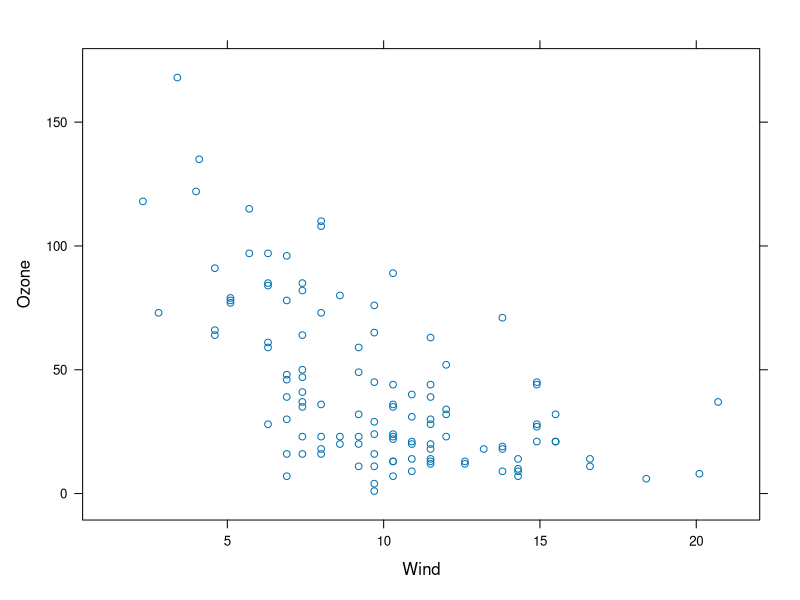
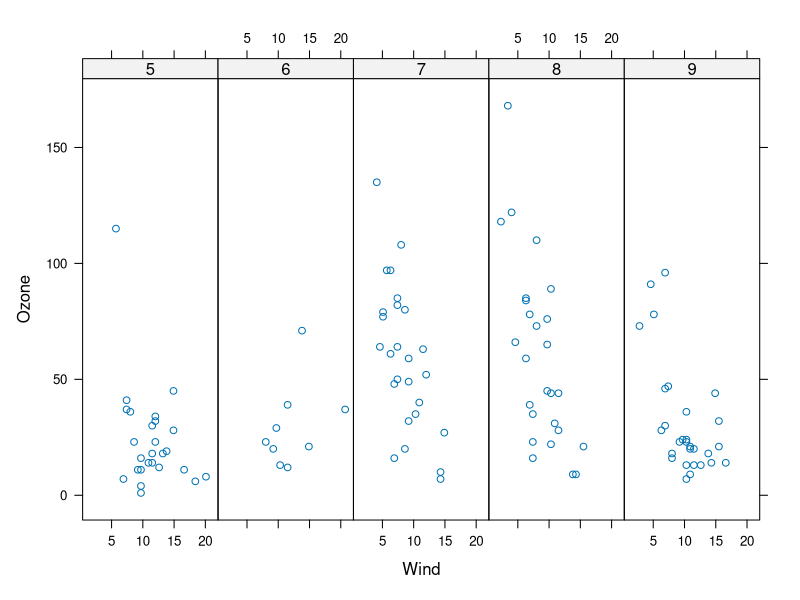
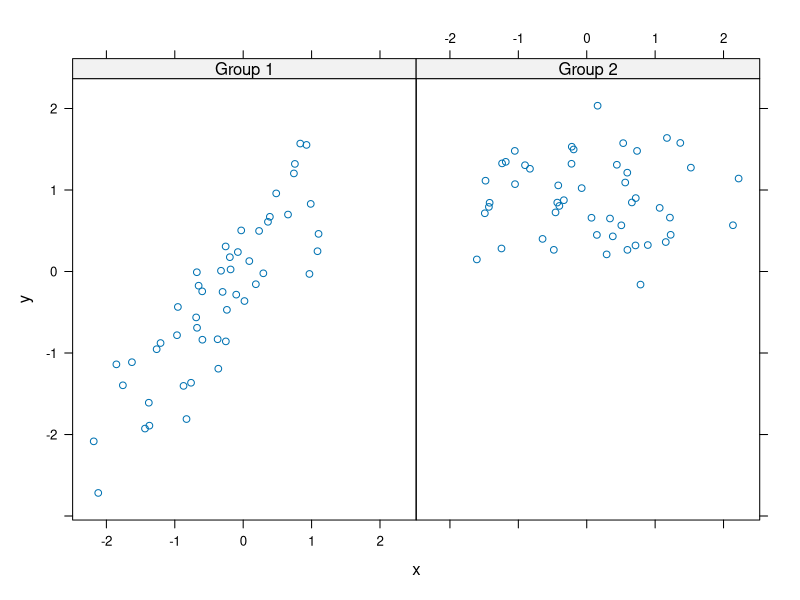
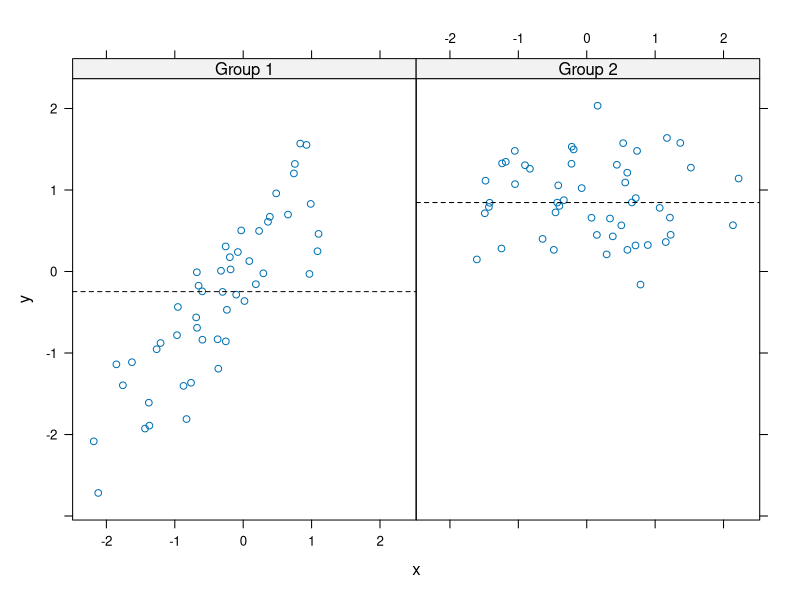
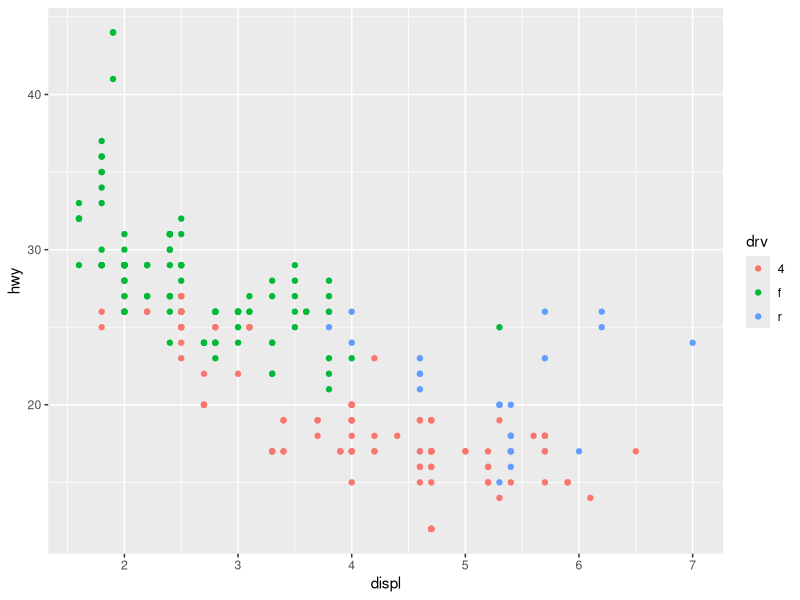
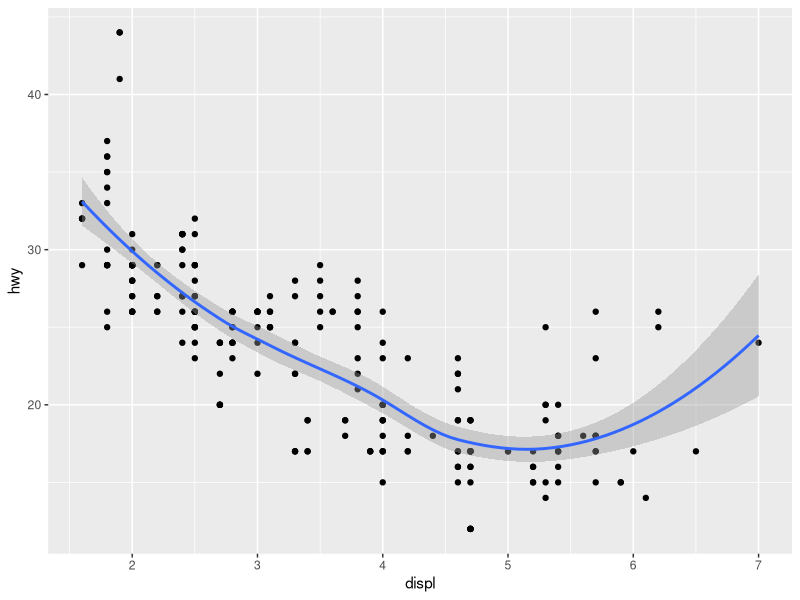
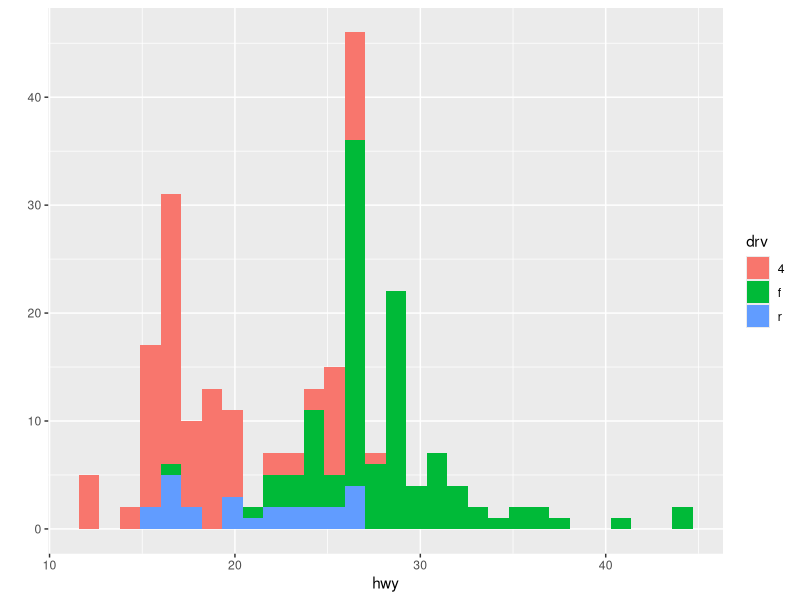
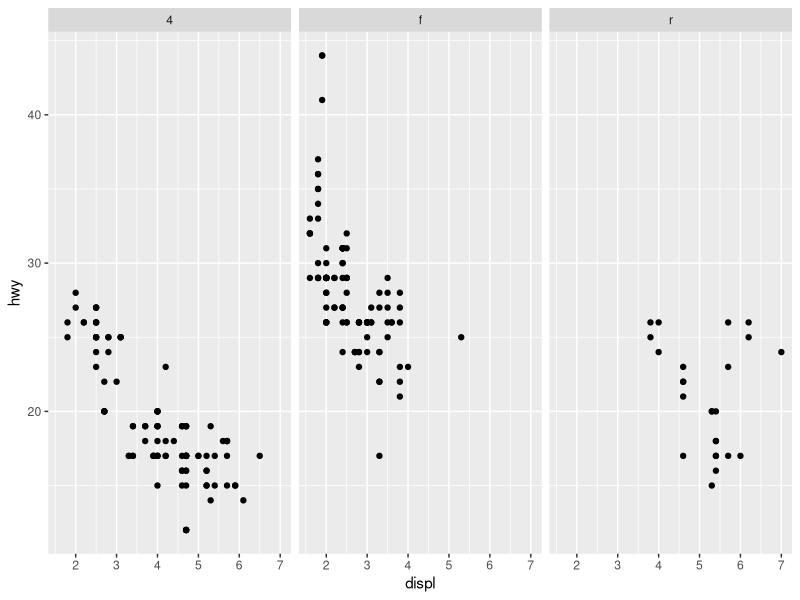

Reproduce these figures in R, in order. (Note: this script raises an error after producing the figures.)
library(lattice)
library(datasets)
xyplot(Ozone ~ Wind, data = airquality)

#Converting MONTH to a factor
airquality <- transform(airquality, Month = factor(Month))
xyplot(Ozone ~ Wind | Month, data = airquality, layout =c(5,1))
p <- xyplot(Ozone ~ Wind, data = airquality)


####
set.seed(10)
x <- rnorm(100)
f <- rep(0:1, each = 50)
y <- x + f - f * x + rnorm(100, sd = 0.5)
f <- factor(f, labels = c("Group 1", "Group 2"))
xyplot(y ~ x | f, layout=c(2,1))

#custom
xyplot(y ~ x | f, panel = function(x,y,...){
  panel.xyplot(x,y,...)
  panel.abline(h=median(y), lty = 2)
})

#Now ggplot2
#gg stands for Grammar of Graphics
library(ggplot2)
#qplot()
#factors SHOULD be labelled

str(mpg)
qplot(displ, hwy, data = mpg, color = drv)
qplot(displ, hwy, data = mpg, geom = c("point", "smooth")) # Adding a geom
qplot(hwy, data = mpg, fill = drv)
#facets are similiar to panels
#facets = row~column
qplot(displ, hwy, data = mpg, facets = .~drv)
qplot(hwy, data = mpg, facets = drv~., binwidth = 2)
#geom = "density"
#shape=v1; color = v2
# + geom_smooth(method = "lm") #linear relationship
qplot(displ, hwy, data = mpg, color = drv) + geom_smooth(method = "lm") #diff line
qplot(displ, hwy, data = mpg, facets = .~drv) + geom_smooth(method = "lm") #diff plot


##ggplot plotting part 2
#stats = binning, quantiles, smoothing
#scales 
g <- ggplot(data = mpg, aes(displ, hwy))
g1 <- g + geom_point()
print(g1)
g1 + geom_smooth()
g1 + geom_smooth(method = "lm")

g1 + facet_grid(.~drv)
g1 + geom_smooth(method = "lm") + facet_grid(drv~.) + theme_bw()

#now, annotations
#xlab, ylab, labs, ggtitle
#theme(legend.position = "none")
#theme_gray(); theme_bw()
g + geom_point(color = "steelblue", size = 4, alpha=1/2) #constant color
g + geom_point(aes(color = drv), size = 4, alpha = 1/2) #need aes for assigning variable as color

g1 + labs(x = expression("exp "+ PM[2.5]), y = "changed y label")

g1 + geom_smooth(size = 4, linetype = 3, method = "lm", se = FALSE)
#Modified smoother

g1 + theme_bw(base_family = "Papyrus")
g1 + theme_bw(base_family = "sans")

#Now Axis Limits
testdat <- data.frame( x= 1:100, y = rnorm(100))
testdat[50,2] <- 100 ##Outlier
plot(testdat$x, testdat$y, type ="l", ylim = c(-3, 3))

g <- ggplot(testdat, aes(x=x, y=y))
g + geom_line()

#making sure outlier is included
g + geom_line() + coord_cartesian(ylim = c(-3, 3))
#versus just g + geom_line() + ylim(c(-3, 3))  #see the outlier is removed

#now use cut()
cutpoints <- quantile(mtcars$hp, seq(0, 1, length = 4), na.rm=TRUE)
mtcars2 <- mtcars
mtcars2$no2dec <- cut(mtcars$hp, cutpoints)
levels(mtcars2$no2dec)

g <- ggplot(data = mtcars, aes(x=disp, y = mpg))
g + geom_point(alpha = 1/3) +
  facet_wrap(vs~am) + 
  geom_smooth(method="lm", se=FALSE, color = "steelblue")+
  theme_bw(base_family="Papyrus",base_size = 10) +
  labs(x = expression("log" * pM[2.5])) +
  labs(y = "mpg") +
  labs(title = "Disp against mpg, wrt am, vs")





#Quiztime

#1. returns trellis
#2. 
library(nlme)
library(lattice)
xyplot(weight ~ Time | Diet, BodyWeight)

#3
#multipanel: panel.abline


#4
library(lattice)
library(datasets)
data(airquality)
p <- xyplot(Ozone ~ Wind | factor(Month), data = airquality)

#5
?trellis.par.set

#8
#geom is a plotting object

#9: ggplot needs layers

#10
qplot(votes, rating, data = movies)
qplot(displ, hwy, data =mpg) + geom_smooth()
